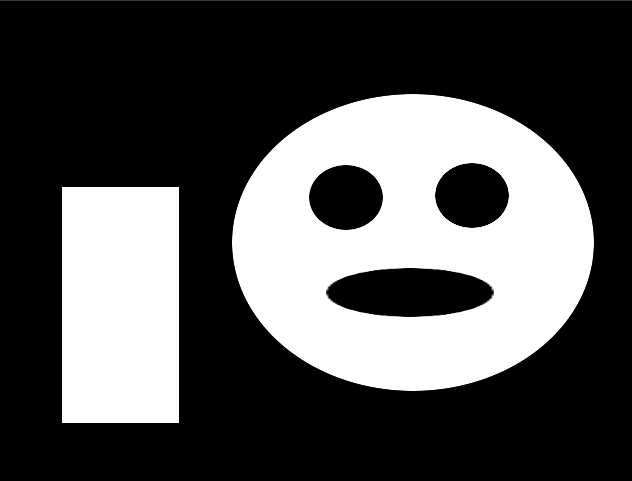
#> input picture BnW.png, 632 x 481 px, found by its file name
$ jupyter execute --allow-errors 'MMA_image_contours_segmentation_(1)(1).ipynb'   (shell and % lines are left out)   (older library calls are emulated)
#> lines starting #> are read from the running program, lines starting #| are printed output that depends on the picture; after the words box and inside, x2 and y2 are one past the last pixel; in counts of white or black regions, pixels touching at a corner belong together
* Pixels store values. Values themselves are good features of an image—they can tell you about image statistics, but almost nothing more.
* Values group together according to image content—dark to light transitions form borders, and borders divide scenes into different objects.
* Borders connect together and reveal contours. Contours play an important role in many computer vision algorithms.
*  They help to find objects, to separate one instance of something from another, and finally, to understand the whole scene.

###Binarization of grayscale images using the Otsu algorithm

##Step1: Load the Dependencies

> This section loads some required libraries used in this notebook: **numpy**, **pandas**, **cv2**, **skimage**, **PIL**, **matplotlib**

*   [Numpy](https://www.numpy.org/) is an array manipulation library, used for linear algebra, Fourier transform, and random number capabilities.
*   [Pandas](https://pandas.pydata.org/) is a library for data manipulation and data analysis.
*   [CV2](https://opencv-python-tutroals.readthedocs.io/en/latest/py_tutorials/py_gui/py_image_display/py_image_display.html) is a library for computer vision tasks.
*   [Skimage](https://scikit-image.org/) is a library which supports image processing applications on python.
*   [Matplotlib](https://matplotlib.org/) is a library which generates figures and provides graphical user interface toolkit.

[cell 1]
#Library Import
import cv2
from google.colab.patches import cv2_imshow
import numpy as np
import matplotlib.pyplot as plt
import random

[cell 2]
#Read the test image:
image = cv2.imread('/content/Lenna.png', 0)
#> (the rest of this cell did not finish here and is left out)

#Estimate the threshold using Otsu's method:[Otsu's Method](https://learnopencv.com/otsu-thresholding-with-opencv/)

* Otsu’s Binarization is used to perform automatic image thresholding. So in simple words, it automatically calculates a threshold value from image histogram for a bimodal image.

* For this, **cv2.threshold()** function is used, but pass an extra flag, ***cv2.THRESH_OTSU***. For threshold value, simply pass zero. Then the algorithm finds the optimal threshold value and returns you as the second output, retVal. If Otsu thresholding is not used, retVal is same as the threshold value you used.

* Otsu's method estimates the threshold for grayscale images in such a way that after binarization and converting the original image to a binary mask, the total intra-class variance for two classes is minimal.

* Otsu's method can be used with the help of the cv2.threshold function, having specified the flag cv2.THRESH_OTSU.

```
 Syntax: cv2.threshold(source, thresholdValue, maxVal, thresholdingTechnique)
Parameters:
* source: Input Image array (must be in Grayscale).
* thresholdValue: Value of Threshold below and above which pixel values will change accordingly.
* maxVal: Maximum value that can be assigned to a pixel.
* thresholdingTechnique: The type of thresholding to be applied.
```

[cell 3]
# Otsu's thresholding
ret,img_otsu_binary = cv2.threshold(image,0,255,cv2.THRESH_BINARY+cv2.THRESH_OTSU)
#> ret = 0
print('Estimated threshold (Otsu):', ret)
#| Estimated threshold (Otsu): 0.0

[cell 4]
print('original image')
cv2_imshow(image)

print('Otsu threshold')
cv2_imshow(img_otsu_binary)

### Finding external and internal contours in a binary image

* **Contours:** an outline representing or bounding the shape or form of something.

* A **contour line** indicates a curved line representing the boundary of the same values or the same intensities.

* Having contours extracted from a binary image gives you an alternative image representation and allows you to apply contour-specific image analysis methods.

# Difference between edges and contours?
* The concept of edges lies in a local range while the concept of contours is at the overall boundary of a figure.
* Edges are points whose values change significantly compared to their neighboring points.
* Contours, on the other hand, are closed curves which are obtained from edges and depicting a boundary of figures.

# Contours are extracted using the OpenCV function cv2.findContours. It supports different contour [contours](https://towardsdatascience.com/computer-vision-for-beginners-part-4-64a8d9856208)
extraction modes:
* cv2.RETR_EXTERNAL: For extracting only external contours
* cv2.RETR_CCOMP: For extracting both internal and external contours, and organizing them into a two-level
hierarchy
* cv2.RETR_TREE: For extracting both internal and external contours, and organizing them into a tree graph
* cv2.RETR_LIST: For extracting all contours without establishing any relationships

[cell 5]
# Load the test binary image:
image = cv2.imread('/content/BnW.png', 0)
#> image is the input picture: shape (481, 632); min 0, max 255, mean 82.4
print('Shape:', image.shape)
#| Shape: (481, 632)
print('Data type:', image.dtype)
#| Data type: uint8
print('RGB Color Space')
cv2_imshow(image)

# Find the external and internal contours. Organize them into a two-level hierarchy:

* cv2.CHAIN_APPROX_SIMPLE :- returns only the endpoints that are necessary for drawing the contour line.

[cell 6]
contours, hierarchy = cv2.findContours(image, cv2.RETR_CCOMP, cv2.CHAIN_APPROX_SIMPLE)
#> contours = 6 contours, 1 with area under 20; largest, box (x1, y1, x2, y2) and area: (232, 94, 594, 391) 84420, (62, 187, 179, 423) 27260, (328, 268, 492, 317) 6252, (309, 165, 383, 230) 3750, (435, 163, 509, 228) 3750

[cell 7]
# Prepare the external contour binary mask:

image_external = np.zeros(image.shape, image.dtype)
for i in range(len(contours)):
    if hierarchy[0][i][3] == -1:
        cv2.drawContours(image_external, contours, i, 255, -1)
#> this loop made 6 passes
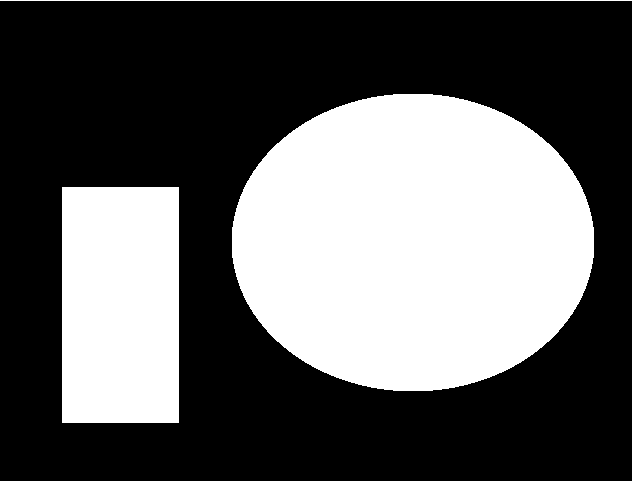
#> image_external: shape (481, 632); 37.2% white; 3 white regions, box (x1, y1, x2, y2) and area: (232, 94, 594, 391) 84890, (62, 187, 179, 423) 27612, (0, 0, 632, 1) 632

[cell 8]
# Prepare the internal contour binary mask:

image_internal = np.zeros(image.shape, image.dtype)
for i in range(len(contours)):
    if hierarchy[0][i][3] != -1:
        cv2.drawContours(image_internal, contours, i, 255, -1)
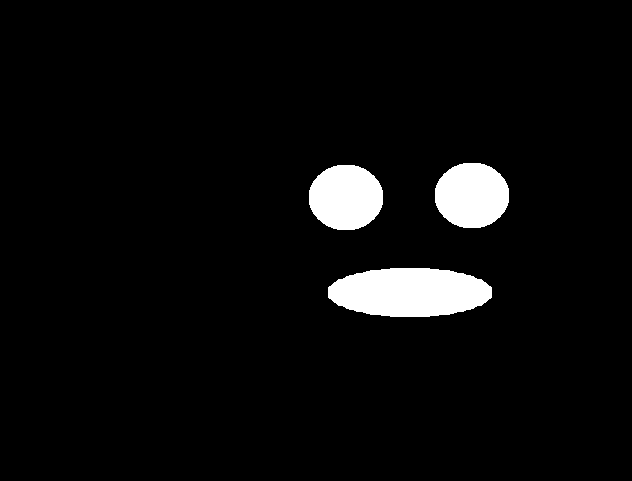
#> image_internal: shape (481, 632); 4.6% white; 3 white regions, box (x1, y1, x2, y2) and area: (328, 268, 492, 317) 6432, (435, 163, 509, 228) 3850, (309, 165, 383, 230) 3850

[cell 9]
#Visualize the results:

plt.figure(figsize=(10,3))
plt.subplot(131)
plt.axis('off')
plt.title('original')
plt.imshow(image, cmap='gray')
plt.subplot(132)
plt.axis('off')
plt.title('external')
plt.imshow(image_external, cmap='gray')
plt.subplot(133)
plt.axis('off')
plt.title('internal')
plt.imshow(image_internal, cmap='gray')
plt.tight_layout()
plt.show()
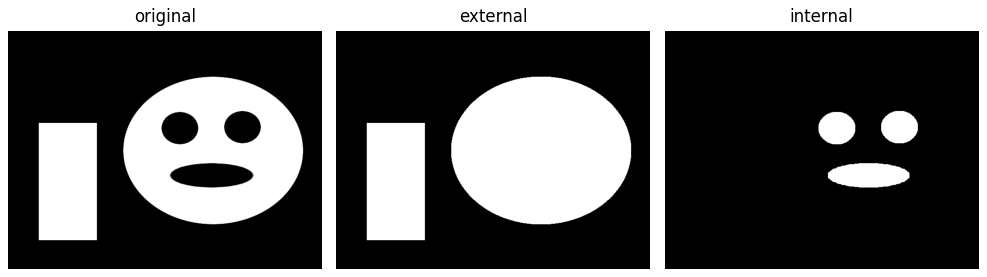
#> figure drawn by matplotlib, 3 panels

[cell 10]
print('original image')
cv2_imshow(image)

print('external')
cv2_imshow(image_external)

print('internal')
cv2_imshow(image_internal)

# Extracting connected components from a binary image

* Connected components in binary images are areas of non-zero values.
* Each element of each connected component is surrounded by at least one other element from the same component. And different components##
don't touch each other, there are zeros around each one.
* Connected component analysis can be an important part of image processing. Typically (and in OpenCV, it's a fact), finding connected components in an image is much faster than finding all contours.
* So, it's possible to quickly exclude all irrelevant parts of the image according to connected component features (such as area,
centroid location, and so on), to continue working with, remaining areas.

### ASSIGNMENT

### Fitting lines and circles into twodimensional point sets

* Many computer vision algorithms deal with points. They may be contour points, or key points, or something else.
* In some cases, we know that all of these points should lie on the same curve, with a known mathematical shape.
* The process of finding the parameters of the curve (in the case of noisy data) is called approximation.
* we're going to review two functions from OpenCV which find approximations for the ellipse and line for a set of points.

[cell 11]
#Create an image where we're going to draw and randomly generate parameters of the ellipse, such as half axes lengths and rotation angle:

img = np.full((512, 512, 3), 255, np.uint8)

axes = (int(256*random.uniform(0, 1)), int(256*random.uniform(0, 1)))
angle = int(180*random.uniform(0, 1))
center = (256, 256)

[cell 12]
# Generate points for the ellipse with found parameters, and add random noise to them:

pts = cv2.ellipse2Poly(center, axes, angle, 0, 360, 1)
#> pts = 361 pairs, first value 60 to 452, second value 41 to 471
pts += np.random.uniform(-10, 10, pts.shape).astype(np.int32)
#> pts = 361 pairs, first value 51 to 461, second value 35 to 479

[cell 13]
# Draw out the ellipse and generated points on the image, and display the image:

cv2.ellipse(img, center, axes, angle, 0, 360, (0, 255, 0), 3)
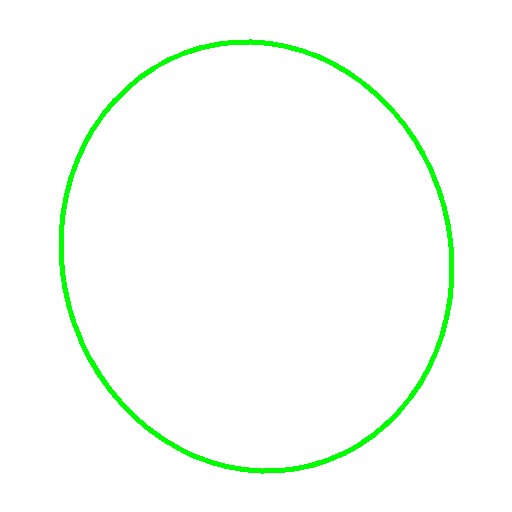
#> img: shape (512, 512, 3); mean of channels 0, 1, 2 248.7, 255, 248.7; drawn as B, G, R

for pt in pts:
    cv2.circle(img, (int(pt[0]), int(pt[1])), 3, (0, 0, 255))
#> this loop made 361 passes
#> pt on passes 1 to 3: [312, 469], [311, 465], [304, 468]
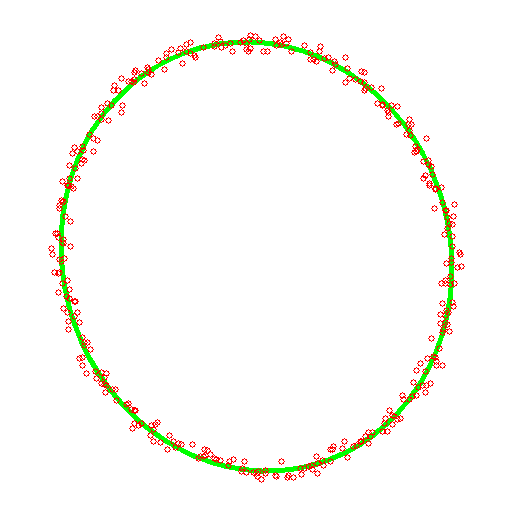
#> img: shape (512, 512, 3); 1.99% of pixels changed, all inside (x1, y1, x2, y2) = (48, 32, 465, 483); drawn as B, G, R

print('Fit ellipse image')
cv2_imshow(img)

[cell 14]
#Find the parameters of the ellipse which best fits our noisy points, draw the resulting ellipse on the image, and display it:

ellipse = cv2.fitEllipse(pts)
#> ellipse = ((255.8, 255.5), (388.4, 432.7), 164)
cv2.ellipse(img, ellipse, (0, 0, 0), 3)
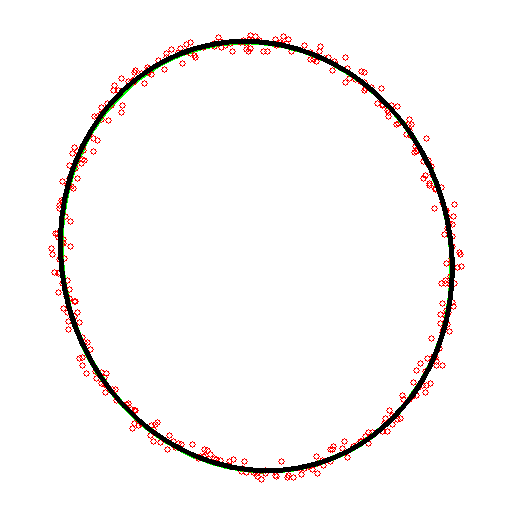
#> img: shape (512, 512, 3); 2.42% of pixels changed, all inside (x1, y1, x2, y2) = (58, 39, 455, 473); drawn as B, G, R

print('Fit ellipse image')
cv2_imshow(img)

[cell 15]
# Create a clear image, generate points for the y=x function, and add random noise to them:

img = np.full((512, 512, 3), 255, np.uint8)

pts = np.arange(512).reshape(-1, 1)
pts = np.hstack((pts, pts))
pts += np.random.uniform(-10, 10, pts.shape).astype(np.int32)

[cell 16]
# Draw the y=x function and generated points; then, display the image:

cv2.line(img, (0,0), (512, 512), (0, 255, 0), 3)
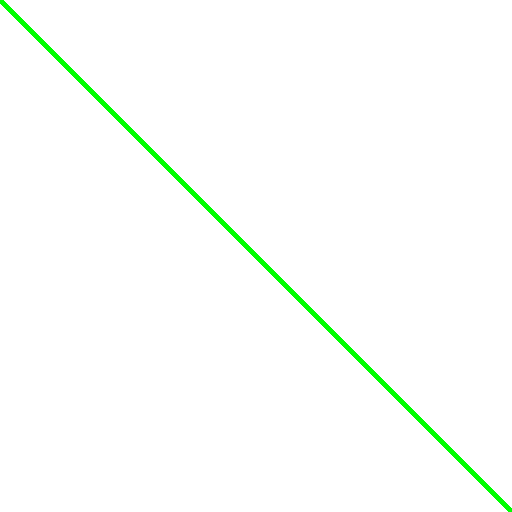
#> img: shape (512, 512, 3); mean of channels 0, 1, 2 251.5, 255, 251.5; drawn as B, G, R

for pt in pts:
  cv2.circle(img, (int(pt[0]), int(pt[1])), 3, (0, 0, 255))
#> img: shape (512, 512, 3); 2.4% of pixels changed, all inside (x1, y1, x2, y2) = (0, 0, 512, 512)
#> (the rest of the program and of its run is left out)
